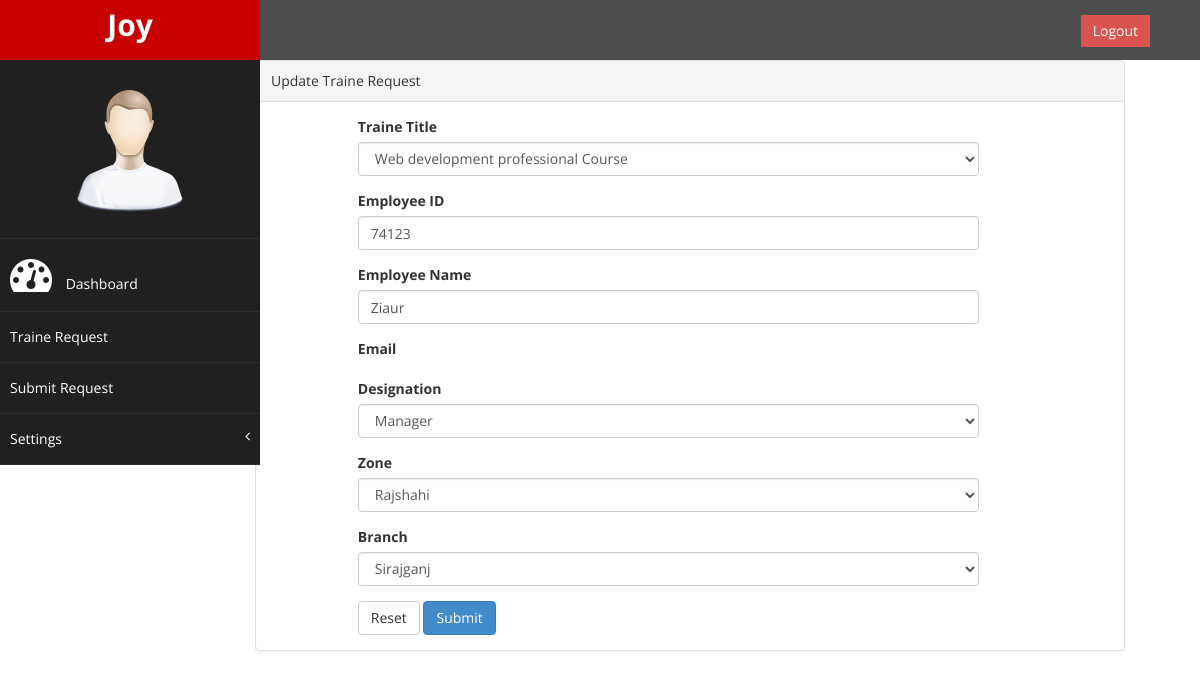
Page /submit_request/update/4 (signed in) on the committed database.
### accounts/models.py (models this page shows, shortened)
class TraineRequest(models.Model):
    user          = models.ForeignKey(User,on_delete=models.CASCADE)
    employee_id   = models.IntegerField()
    employee_name = models.CharField(max_length=100)
    designation   = models.ForeignKey(Designation,on_delete=models.CASCADE)
    title         = models.ForeignKey(Training_Title,on_delete=models.CASCADE)
    zone          = models.ForeignKey(Zone,on_delete=models.CASCADE)
    branch = ChainedForeignKey(Branch, blank=True, null=True, chained_field='zone', chained_model_field='zone',
                               show_all=False, auto_choose=True, sort=True)
    created        = models.DateTimeField(auto_now_add=True)
    class Meta:
        ordering = ['designation']
        verbose_name_plural = 'Training Requests'

### accounts/views.py (the view)
# urls.py: path('submit_request/update/<pk>',views.SubmitRequestUpdateView.as_view(),name='request_update'),
class SubmitRequestUpdateView(SuccessMessageMixin,LoginRequiredMixin,UpdateView):
    model=TraineRequest
    form_class = SubmitRequestForm
    template_name = 'request_update.html'
    success_url = reverse_lazy('request_list')
    success_message = ' "Request has been updated!"'

### accounts/forms.py
class SubmitRequestForm(ModelForm):
    class Meta:
        model = TraineRequest
        fields = ('title','employee_id','employee_name','designation',
                 'designation','zone','branch')
    def __init__(self, *args, **kwargs):
        super(SubmitRequestForm, self).__init__(*args, **kwargs)
        self.fields['title'].widget.attrs['class'] = 'form-control'
        self.fields['employee_id'].widget.attrs['class'] = 'form-control'
        self.fields['employee_name'].widget.attrs['class'] = 'form-control'
        self.fields['designation'].widget.attrs['class'] = 'form-control'
        self.fields['zone'].widget.attrs['class'] = 'form-control'
        self.fields['branch'].widget.attrs['class'] = 'form-control'

### accounts/models.py (called while the page is built)
    def __str__(self):
        return self.name

    def __str__(self):
        return self.name

    def __str__(self):
        return self.name

    def __str__(self):
        return self.name

### accounts/templates/request_update.html (shortened to what this page needs)
{% extends 'base.html' %}
{% block content %}
            <div style="margin-left:20%;"  class="col-md-9">
                <div class="panel panel-default">
                    <div class="panel-heading">
                        Update Traine Request
                    </div>
                    <div class="panel-body">
                        <div class="row">
                            <div style="margin-left:10%;" class="col-md-9">
                                <form role="form" method="post" enctype="multipart/form-data">
                                    <div class="form-group">
                                        <label>Traine Title</label>
                                        {{ form.title }}
                                    </div>
                                    <div class="form-group">
                                        <label>Employee ID</label>
                                        {{ form.employee_id }}
                                    </div>
                                    <div class="form-group">
                                        <label>Employee Name</label>
                                        {{ form.employee_name }}
                                    </div>
                                    <div class="form-group">
                                        <label>Email</label>
                                    </div>
                                    <div class="form-group">
                                        <label>Designation</label>
                                        {{ form.designation }}
                                    </div>
                                    <div class="form-group">
                                        <label>Zone</label>
                                        {{ form.zone }}
                                    </div>
                                      <div class="form-group">
                                        <label>Branch</label>
                                        {{ form.branch }}
                                    </div>
                          <button type="reset" class="btn btn-default">Reset</button>
                            <button type="submit" class="btn btn-primary">Submit</button>
                                </form>
</div>
                        </div>
                    </div>
                </div>
            </div>
{% endblock content %}

### templates/partails/nav.html (shortened to what this page needs)
{% load static %}
<nav class="navbar navbar-default navbar-cls-top " role="navigation" style="margin-bottom: 0">
    <div class="navbar-header">
        <a class="navbar-brand" href="index.html">{{ user.username }}</a>
    </div>
      <div style="color: white;
        padding: 15px 50px 5px 50px;
        float: right;
        font-size: 16px;"><a href="{% url 'logout' %}" class="btn btn-danger square-btn-adjust">Logout</a>
      </div>
</nav>
<nav class="navbar-default navbar-side" role="navigation">
    <div class="sidebar-collapse">
        {% with request.resolver_match.url_name as url_name %}
        <ul class="nav" id="main-menu">
            <li class="text-center">
                <img src="{% static 'assets/img/find_user.png' %}" class="user-image img-responsive"/>
            </li>
            <li>
                <a class="{% if url_name == 'dashboard' %}active-menu{%endif %}"  href="#"><i class="fa fa-dashboard fa-3x"></i> Dashboard</a>
            </li>
            <li>
                <a class="{% if url_name == 'request_list' %}active-menu{% endif %}" href="{% url 'request_list' %}"> Traine Request</a>
            </li>
            <li>
                <a class="{% if url_name == 'submit_request' %}active-menu{%endif%}" href="{% url 'submit_request' %}"> Submit Request</a>
            </li>
            <li>
                <a class="{% if url_name == 'profile' or url_name == 'change_password' %}active-menu{%endif%}" href="#"> Settings <span class="fa arrow"></span></a>
              </li>
        </ul>
        {% endwith %}
    </div>
</nav>

### static/assets/css/custom.css (style rules this page uses)
body { font-family: 'Open Sans', sans-serif; }
.text-center { text-align:center; }
.square-btn-adjust { border: 0px solid transparent; -webkit-border-radius: 0px; -moz-border-radius: 0px; border-radius: 0px; }
.user-image { margin: 25px auto; -webkit-border-radius: 10px; -moz-border-radius: 10px; border-radius: 10px; max-height:170px; max-width:170px; }
.navbar-cls-top .navbar-brand { color: #fff; background: #C90000; width: 260px; text-align: center; height: 60px; font-size: 30px; font-weight: 700; }
.arrow { float: right; }
.fa.arrow:before { content: "\f104"; }
.sidebar-collapse , .sidebar-collapse .nav { background:none; }
.sidebar-collapse .nav { padding:0; }
.sidebar-collapse .nav > li > a { color:#fff; background:#202020; text-shadow:none; }
.sidebar-collapse > .nav > li > a { padding:15px 10px; }
.sidebar-collapse > .nav > li { border-bottom: 1px solid rgba(107, 108, 109, 0.19); }
.navbar-side { border:none; background-color: #202020; }
.navbar-cls-top { background:#4D4D4D; border-bottom:none; }
.navbar-default { border:0px solid black; }
.navbar-header { background: #A70303; }
.nav > li > a > i { margin-right:10px; }
@media (min-width:768px) { .navbar-side { z-index: 1; position: absolute; width: 260px; } }
@media (min-width:768px) { .navbar { border-radius: 0px; } }

### rows in the picture
TraineRequest: title "Web development professional Course", employee_id "74123", employee_name "Ziaur", designation "Manager", zone "Rajshahi", branch "Sirajganj"

### other values in the picture
{{ user.username }} "Joy"
